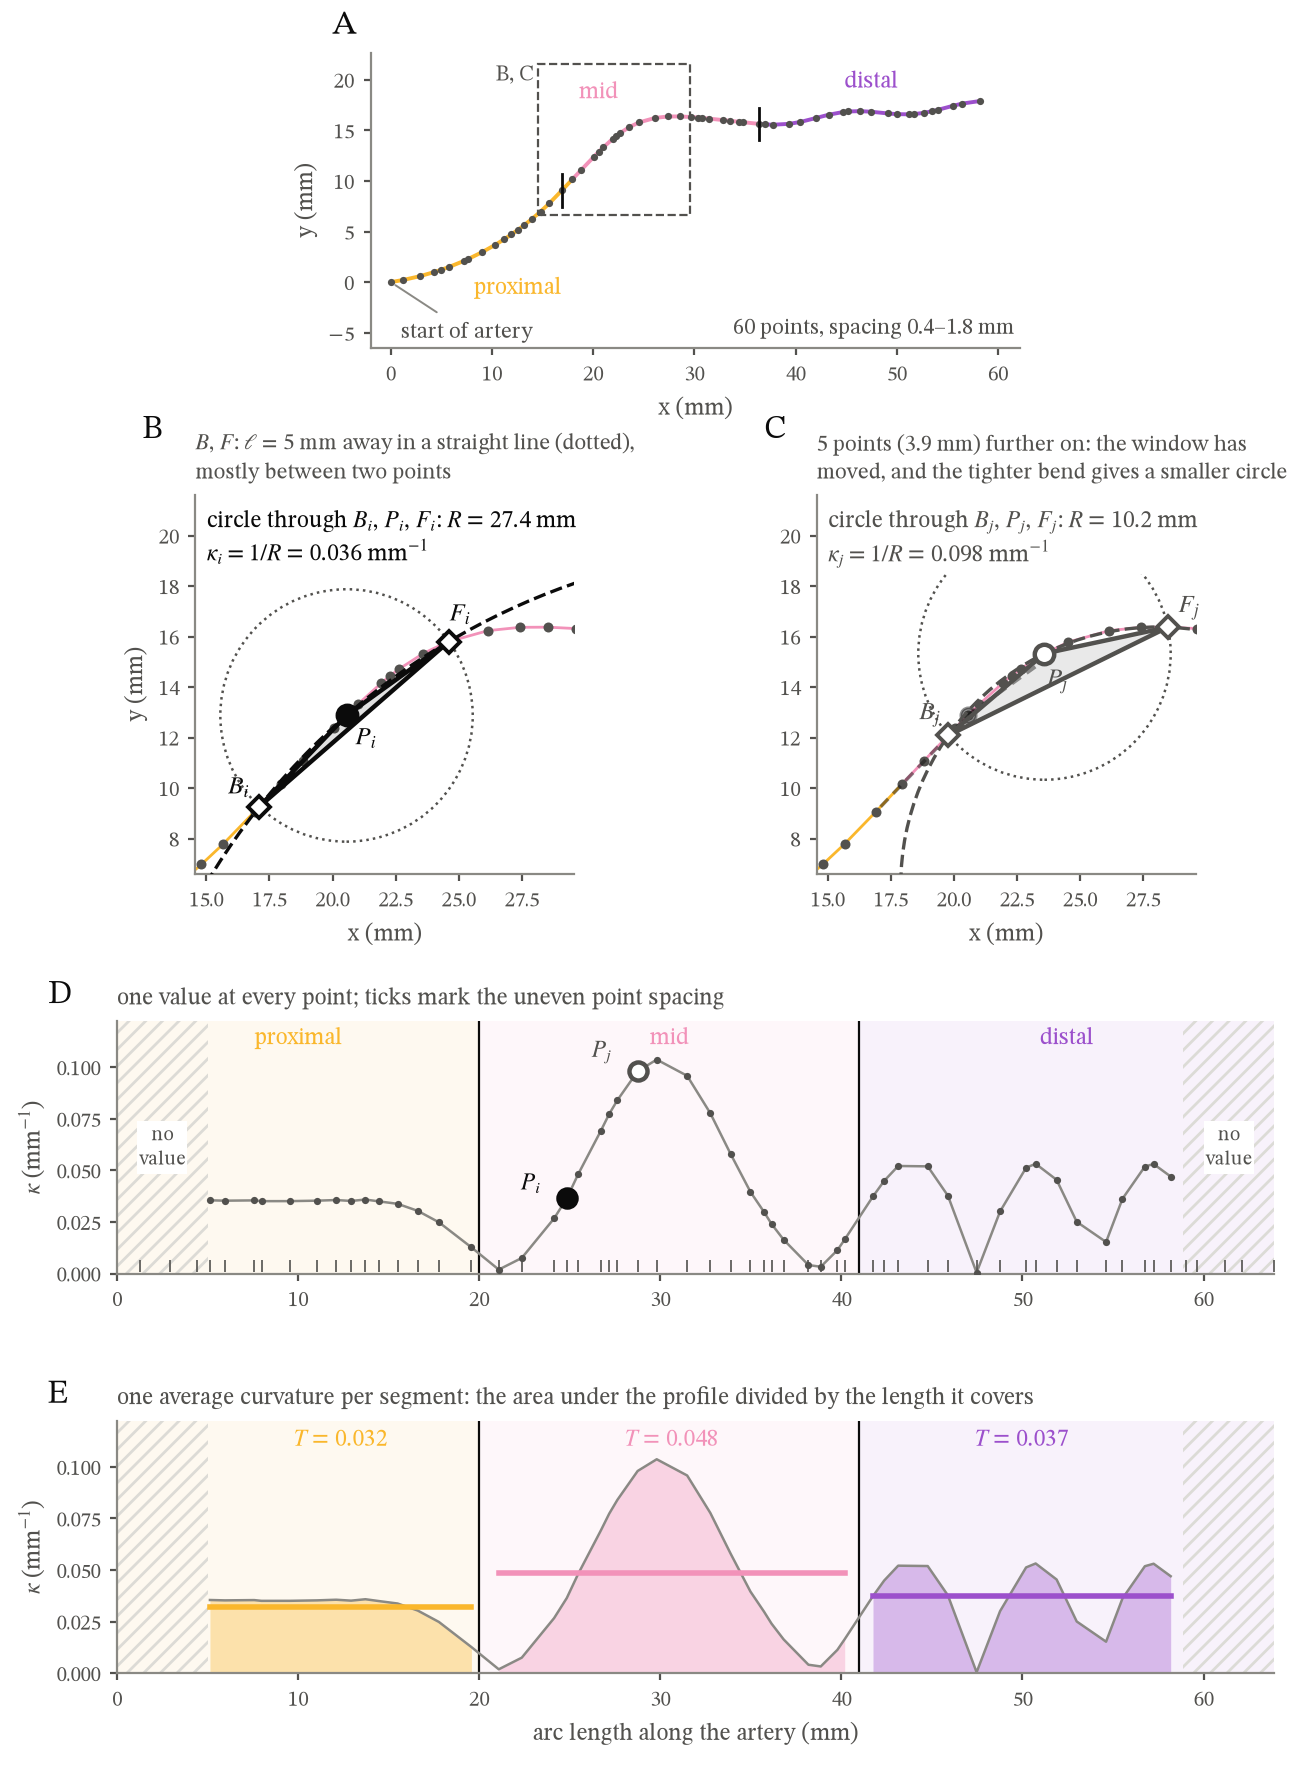

Write Python code to recreate this figure.
"""Schematic for Section sec:method-curvature (moved from outdated/thesis_retired/methodology/ 2026-11-09): from centerline points to one average curvature per segment.

    python Thesis_coronary/content/methodology/figures/turning_feature_schematic.py

A made-up artery (no patient data) with unevenly spaced points and made-up p/m/d boundaries, run
through the real code: chord_point, curvature_profile and segment_mean of
CGPS_data/thesis_final/curvature_feature.py (2026-11-10; before, profile_thesis and mean_turning, with
kappa = theta / l). A, the artery; B and C, the circle through the point and its two chord ends (Menger's
formula, menger_curvature) at one point and at a point a few points further on (the earlier window drawn faintly); D, the curvature
profile at every point; E, the arc-length mean per segment. The artery lies in a plane so
that the drawn angles are the computed ones. Writes turning_feature_schematic.{pdf,png} next to this
file. Thesis style: serif, white, no title.
"""
import sys
from pathlib import Path

import matplotlib

matplotlib.use("Agg")
import matplotlib.pyplot as plt
import numpy as np
from matplotlib.patches import Arc, FancyArrowPatch, Rectangle

ROOT = Path(__file__).resolve().parents[4]
sys.path.insert(0, str(ROOT))
sys.path.insert(0, str(ROOT / "CGPS_data" / "thesis_final"))
from curvature_feature import CHORD, chord_point as _at_chord, curvature_profile, menger_curvature, segment_mean  # noqa: E402
sys.path.insert(0, str(ROOT / "Thesis_coronary" / "setup"))
from figure_colours import GRID, INK, INK2, MUTED, SERIES as PMD, SURF  # noqa: E402  (PMD: proximal / mid / distal)
HI = (INK, INK2)  # P_i and P_j, kept neutral so they do not clash with the segment colours
NAMES = ("proximal", "mid", "distal")

plt.rcParams.update({"font.family": "serif", "font.serif": ["STIX Two Text", "STIXGeneral", "DejaVu Serif"],
                     "mathtext.fontset": "stix", "font.size": 9, "figure.facecolor": SURF,
                     "axes.facecolor": SURF, "savefig.facecolor": SURF})

# ---------------------------------------------------------------- made-up trunk
u = np.linspace(0, 64, 6000)  # made-up curvature along the trunk, integrated to a heading and a path
k_true = 0.035 * (u < 19) - 0.13 * np.exp(-((u - 30) / 4.0) ** 2) + 0.09 * np.sin(2 * np.pi * (u - 41) / 13) * (u > 41)
head = np.r_[0, np.cumsum((k_true[1:] + k_true[:-1]) / 2 * np.diff(u))] + 0.15
dense = np.c_[np.r_[0, np.cumsum(np.cos(head[:-1]) * np.diff(u))], np.r_[0, np.cumsum(np.sin(head[:-1]) * np.diff(u))]]
ds = np.r_[0, np.cumsum(np.hypot(*np.diff(dense, axis=0).T))]
rng = np.random.default_rng(7)
s = np.r_[0, np.cumsum(rng.uniform(0.4, 1.8, 200))]
s = s[s <= ds[-1]]
P2 = np.c_[np.interp(s, ds, dense[:, 0]), np.interp(s, ds, dense[:, 1])]
P = np.c_[P2, np.zeros(len(P2))]
s = np.r_[0, np.cumsum(np.linalg.norm(np.diff(P, axis=0), axis=1))]  # arc length of the polyline itself
END = s[-1]
BOUNDS = (0.0, 20.0, 41.0, END)  # made-up p/m and m/d boundaries, mm along the trunk
pos, kappa = curvature_profile(P, CHORD, s)
part_of = lambda x: np.searchsorted(BOUNDS[1:-1], x, side="right")  # noqa: E731
i0 = int(np.argmin(np.abs(s - 24.5)))  # P_i: on the rising flank of the sharp bend in the mid segment
j0 = int(np.searchsorted(s, s[i0] + 3.0))  # P_j: the first point at least 3 mm further on
CEN = (P2[i0] + P2[j0]) / 2  # centre of the zoom in B and C
HALF = 7.5  # mm, half width of the zoom in B and C


def style(ax, xlabel=None, ylabel=None):
    ax.tick_params(colors=INK2, labelsize=7.5, length=2.5)
    for k, sp in ax.spines.items():
        sp.set_visible(k in ("left", "bottom"))
        sp.set_color(MUTED)
    if xlabel:
        ax.set_xlabel(xlabel, color=INK2, fontsize=8.5)
    if ylabel:
        ax.set_ylabel(ylabel, color=INK2, fontsize=8.5)


def letter(ax, c, x=-0.06, y=1.04):
    ax.text(x, y, c, transform=ax.transAxes, fontsize=12, color=INK, va="bottom")


def trunk(ax, lw=1.4, ms=2.6):
    for k in range(3):
        m = part_of(s) == k
        m[1:] |= m[:-1]  # close the gap at each boundary
        ax.plot(*P2[m].T, color=PMD[k], lw=lw, zorder=1, solid_capstyle="round")
    ax.plot(*P2.T, "o", color=INK2, ms=ms, mew=0, zorder=2)


fig = plt.figure(figsize=(6.5, 8.9))
gs = fig.add_gridspec(4, 2, height_ratios=[1.05, 1.35, 0.9, 0.9], hspace=0.5, wspace=0.16,
                      left=0.09, right=0.98, top=0.97, bottom=0.06)

# ---------------------------------------------------------------- A: the trunk
ax = fig.add_subplot(gs[0, :])
letter(ax, "A", -0.06)
trunk(ax)
for b in BOUNDS[1:-1]:
    q = P2[np.argmin(np.abs(s - b))]
    ax.plot([q[0], q[0]], [q[1] - 1.6, q[1] + 1.6], color=INK, lw=1)
for k, (dx, dy) in enumerate(((3.5, -3.5), (-4, 3), (0, 3))):
    q = P2[np.argmin(np.abs(s - (BOUNDS[k] + BOUNDS[k + 1]) / 2))]
    ax.text(q[0] + dx, q[1] + dy, NAMES[k], color=PMD[k], fontsize=8.5, ha="center", va="center")
ax.annotate("start of artery", P2[0], xytext=(P2[0, 0] + 1, P2[0, 1] - 5.5), fontsize=8, color=INK2,
            arrowprops=dict(arrowstyle="-", color=MUTED, lw=0.7))
box = (CEN[0] - HALF, CEN[1] - HALF)
ax.add_patch(Rectangle(box, 2 * HALF, 2 * HALF, fill=False, ls="--", lw=0.8, color=INK2))
ax.text(box[0] - 0.4, box[1] + 2 * HALF, "B, C", fontsize=8, color=INK2, ha="right", va="top")
ax.text(0.99, 0.03, f"{len(P)} points, spacing {np.diff(s).min():.1f}–{np.diff(s).max():.1f} mm",
        transform=ax.transAxes, ha="right", va="bottom", fontsize=8, color=INK2)
ax.set_aspect("equal")
ax.set_xlim(-2, P2[:, 0].max() + 4)
ax.set_ylim(P2[:, 1].min() - 6.5, max(P2[:, 1].max(), CEN[1] + HALF) + 1)
style(ax, "x (mm)", "y (mm)")

# ---------------------------------------------------------------- B, C: the circle through B, P, F
def circumcentre(p1, p2, p3):
    """Centre of the circle through three points in the plane."""
    d = 2 * (p1[0] * (p2[1] - p3[1]) + p2[0] * (p3[1] - p1[1]) + p3[0] * (p1[1] - p2[1]))
    sq = [q @ q for q in (p1, p2, p3)]
    return np.array([sq[0] * (p2[1] - p3[1]) + sq[1] * (p3[1] - p1[1]) + sq[2] * (p1[1] - p2[1]),
                     sq[0] * (p3[0] - p2[0]) + sq[1] * (p1[0] - p3[0]) + sq[2] * (p2[0] - p1[0])]) / d


kappa_at, chords = {}, {}
for col, i in enumerate((i0, j0)):
    ax = fig.add_subplot(gs[1, col])
    letter(ax, "BC"[col], -0.14, 1.13)
    c = HI[col]
    Bp, Fp = _at_chord(P, i, CHORD, -1), _at_chord(P, i, CHORD, 1)
    k_i = menger_curvature(Bp, P[i], Fp)
    kappa_at[i], chords[i] = k_i, (Bp, P[i], Fp)
    trunk(ax, lw=1.0, ms=3.6)
    if col == 1:  # the window of B, left behind
        ax.plot(*np.array(chords[i0])[:, :2].T, color=HI[0], lw=1.3, ls=(0, (3, 2)), alpha=0.45, zorder=3)
        ax.plot(*chords[i0][1][:2], "o", color=HI[0], ms=5.5, alpha=0.45, zorder=3)
    ax.add_patch(plt.Circle(P[i, :2], CHORD, fill=False, ls=":", color=INK2, lw=0.9))
    O = circumcentre(Bp[:2], P[i, :2], Fp[:2])
    ax.add_patch(plt.Circle(O, 1 / k_i, fill=False, ls="--", color=c, lw=1.2, zorder=3))
    tri = np.array([Bp[:2], P[i, :2], Fp[:2], Bp[:2]])
    ax.fill(tri[:, 0], tri[:, 1], color=c, alpha=0.12, lw=0, zorder=3)
    ax.plot(tri[:, 0], tri[:, 1], color=c, lw=1.6, zorder=4)
    ax.plot(*P[i, :2], "o", color=c, ms=7, zorder=5, mfc=c if col == 0 else SURF, mew=1.6)
    ax.plot(*np.c_[Bp[:2], Fp[:2]], "D", mfc=SURF, mec=c, ms=5.5, mew=1.4, zorder=5)
    lab = "i" if col == 0 else "j"
    tb, tf = (P[i] - Bp)[:2], (Fp - P[i])[:2]
    tb, tf = tb / np.linalg.norm(tb), tf / np.linalg.norm(tf)
    lft = lambda v: np.array([-v[1], v[0]])  # noqa: E731, left of the chord
    for q, txt, off in ((P[i], rf"$P_{{{lab}}}$", -1.2 * lft(tb + tf) / np.linalg.norm(tb + tf)),
                        (Bp, rf"$B_{{{lab}}}$", 1.1 * lft(tb)), (Fp, rf"$F_{{{lab}}}$", 1.0 * tf + 0.6 * lft(tf))):
        ax.text(*(q[:2] + off), txt, color=c, fontsize=9, ha="center", va="center")
    ax.text(0.03, 0.97, rf"circle through $B_{{{lab}}}$, $P_{{{lab}}}$, $F_{{{lab}}}$: $R$ = {1 / k_i:.1f} mm" + "\n"
            + rf"$\kappa_{{{lab}}} = 1/R$ = {k_i:.3f} mm$^{{-1}}$",
            transform=ax.transAxes, fontsize=8.5, color=c, va="top", ha="left", zorder=6,
            bbox=dict(fc=SURF, ec="none", pad=1.0))
    if col == 0:
        ax.set_title(r"$B$, $F$: $\ell$ = 5 mm away in a straight line (dotted)," + "\nmostly between two points",
                     fontsize=8, color=INK2, loc="left")
    else:
        ax.set_title(f"{j0 - i0} points ({s[j0] - s[i0]:.1f} mm) further on: the window has\nmoved, and the tighter bend gives a smaller circle",
                     fontsize=8, color=INK2, loc="left")
    ax.set(xlim=(CEN[0] - HALF, CEN[0] + HALF), ylim=(CEN[1] - HALF, CEN[1] + HALF), aspect="equal")
    style(ax, "x (mm)", "y (mm)" if col == 0 else None)

# ---------------------------------------------------------------- D, E: profile and segment means
ymax = kappa.max() * 1.18


def segments(ax):
    for k in range(3):
        ax.axvspan(BOUNDS[k], BOUNDS[k + 1], color=PMD[k], alpha=0.07, lw=0)
    for b in BOUNDS[1:-1]:
        ax.axvline(b, color=INK, lw=0.8)
    for lo, hi in ((0, CHORD), (END - CHORD, END)):
        ax.add_patch(Rectangle((lo, 0), hi - lo, ymax, fill=False, hatch="////", ec=GRID, lw=0))
    ax.set_xlim(0, END)
    ax.set_ylim(0, ymax)


ax = fig.add_subplot(gs[2, :])
letter(ax, "D", -0.06)
segments(ax)
ax.plot(pos, kappa, color=MUTED, lw=0.9, zorder=2)
ax.plot(pos, kappa, "o", color=INK2, ms=2.6, mew=0, zorder=3)
for col, i in enumerate((i0, j0)):
    ax.plot(s[i], kappa_at[i], "o", color=HI[col], mfc=HI[col] if col == 0 else SURF, ms=6.5,
            mew=1.6, zorder=4)
    ax.annotate(rf"$P_{{{'ij'[col]}}}$", (s[i], kappa_at[i]), xytext=(-9, 3 if col == 0 else 5),
                textcoords="offset points", ha="right", fontsize=8.5, color=HI[col])
ax.plot(s, np.full_like(s, ymax * 0.03), "|", color=INK2, ms=4, mew=0.6)
for x in (CHORD / 2, END - CHORD / 2):
    ax.text(x, ymax * 0.5, "no\nvalue", ha="center", va="center", fontsize=7, color=INK2,
            bbox=dict(fc=SURF, ec="none", pad=0.8))
for k in range(3):
    ax.text((BOUNDS[k] + BOUNDS[k + 1]) / 2, ymax * 0.98, NAMES[k], color=PMD[k], fontsize=8.5,
            ha="center", va="top")
style(ax, None, r"$\kappa$ (mm$^{-1}$)")
ax.set_title("one value at every point; ticks mark the uneven point spacing", fontsize=8.5, color=INK2, loc="left")

ax = fig.add_subplot(gs[3, :])
letter(ax, "E", -0.06)
segments(ax)
ax.plot(pos, kappa, color=MUTED, lw=0.9, zorder=2)
for k in range(3):
    m = (pos >= BOUNDS[k]) & (pos < BOUNDS[k + 1])
    p, t = pos[m], kappa[m]
    T = segment_mean(pos, kappa, BOUNDS[k], BOUNDS[k + 1])
    ax.fill_between(p, 0, t, color=PMD[k], alpha=0.35, lw=0, zorder=1)
    ax.plot([p[0], p[-1]], [T, T], color=PMD[k], lw=2, zorder=3)
    ax.text((p[0] + p[-1]) / 2, ymax * 0.97, rf"$T$ = {T:.3f}", color=PMD[k], fontsize=8.5,
            ha="center", va="top", zorder=4)
style(ax, "arc length along the artery (mm)", r"$\kappa$ (mm$^{-1}$)")
ax.set_title("one average curvature per segment: the area under the profile divided by the length it covers",
             fontsize=8.5, color=INK2, loc="left")

out = Path(__file__).with_suffix("")
for ext in ("pdf", "png"):
    fig.savefig(f"{out}.{ext}", dpi=200)
print(f"wrote {out}.pdf/.png; segment means:",
      [round(segment_mean(pos, kappa, lo, hi), 4) for lo, hi in zip(BOUNDS[:-1], BOUNDS[1:])])
